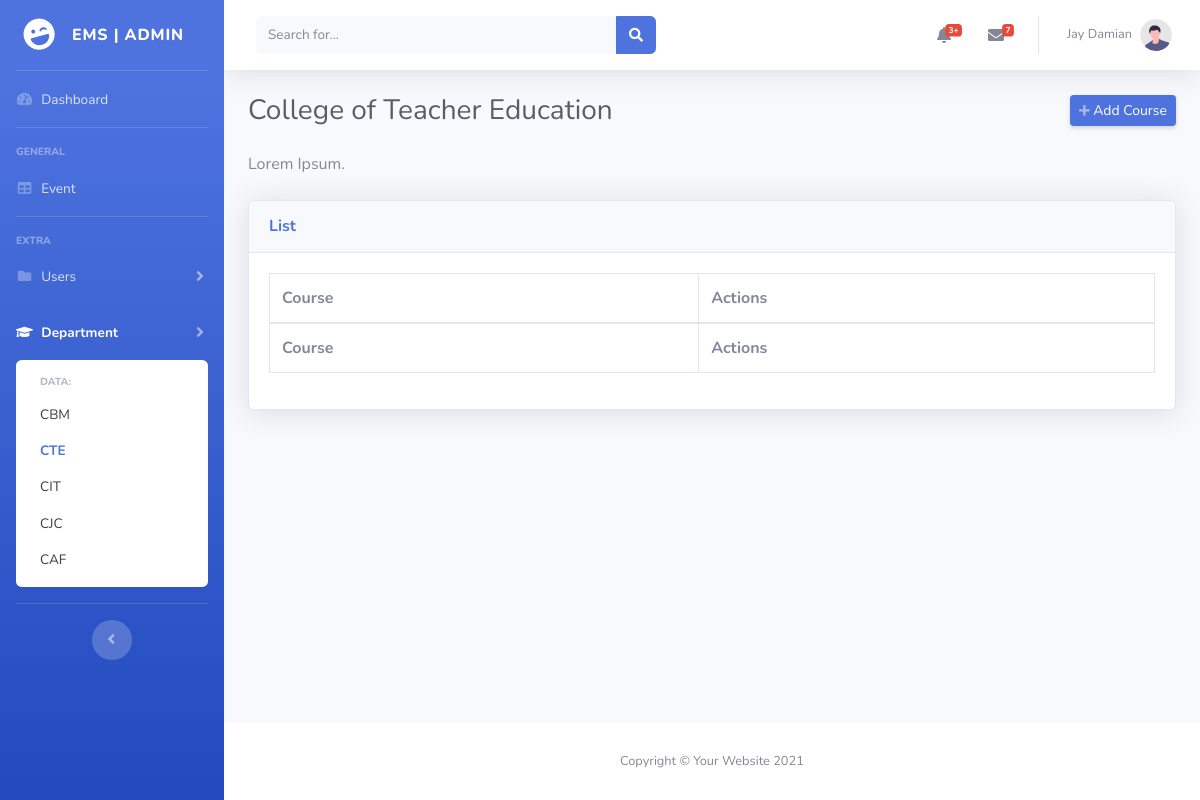
The app's page /admin/cte.php?department=2 (signed in), older data.
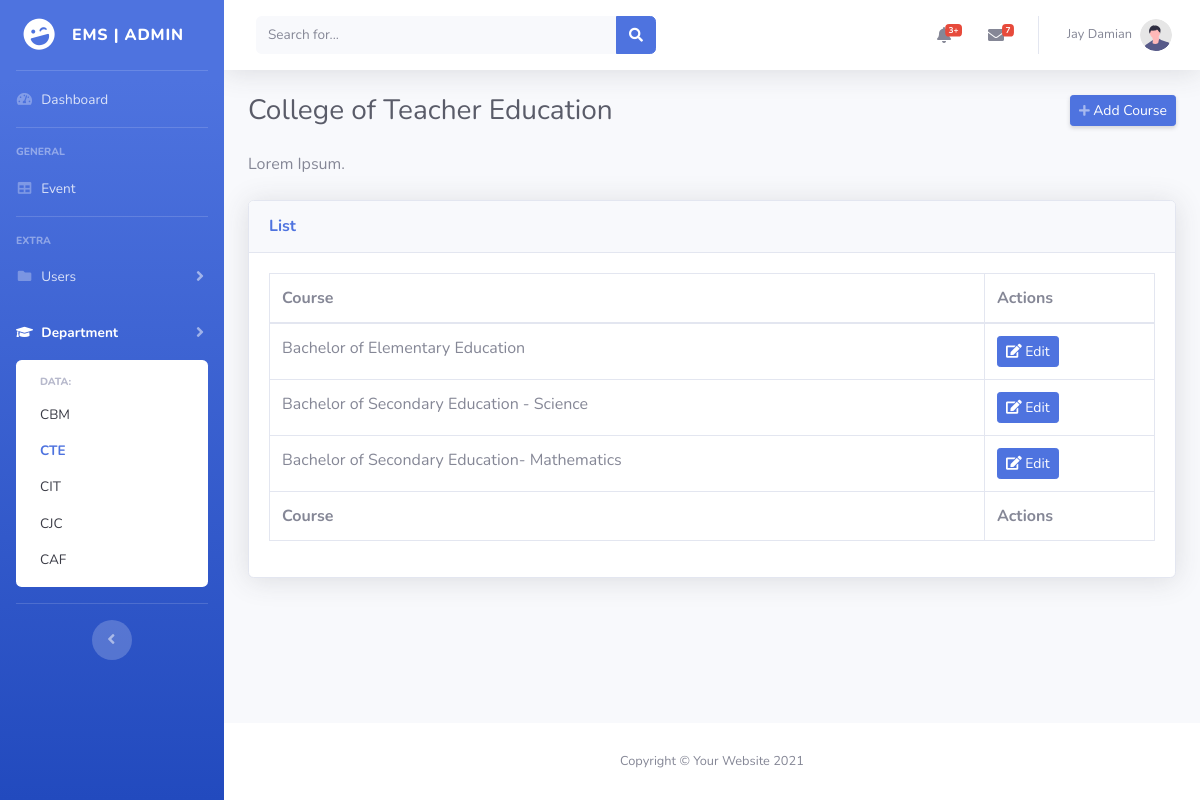
The same page, newer data.
### tables this page shows
CREATE TABLE `tbl_department` (
  `id` int(11) NOT NULL,
  `department_code` varchar(200) NOT NULL,
  `department_name` varchar(200) NOT NULL
);

CREATE TABLE `tbl_users` (
  `user_id` int(11) NOT NULL,
  `id_number` varchar(50) NOT NULL,
  `firstname` varchar(200) NOT NULL,
  `middlename` varchar(200) NOT NULL,
  `lastname` varchar(200) NOT NULL,
  `email` varchar(200) NOT NULL,
  `mobile_number` varchar(50) NOT NULL,
  `role` varchar(50) NOT NULL,
  `username` varchar(200) NOT NULL,
  `password` varchar(200) NOT NULL
);

CREATE TABLE `tbl_course` (
  `id` int(11) NOT NULL,
  `course` varchar(200) DEFAULT NULL,
  `dept_id` int(11) DEFAULT NULL
);

### include/DbConnection.php (called while the page is built, shortened)
<?php
class DbConnection{
    private $host = 'localhost';
    private $username = 'root';
    private $password = '';
    private $database = 'ems';
    protected $connection;
    public function __construct(){
        if (!isset($this->connection)) {
            $this->connection = new mysqli($this->host, $this->username, $this->password, $this->database);
        }
        return $this->connection;
    }
}

### include/FetchUser.php (called while the page is built, shortened)
<?php
include_once('DbConnection.php');
class FetchUser extends DbConnection{
    public function details($sql){
        $query = $this->connection->query($sql);
        $row = $query->fetch_array();
        return $row;
    }
}

### include/FetchDepartment.php (the view, shortened to what this page needs)
<?php
include_once('DbConnection.php');
class FetchDepartment extends DbConnection{
    public function getDepartmentSidebar(){
        $page = substr($_SERVER["SCRIPT_NAME"],strrpos($_SERVER["SCRIPT_NAME"],"/")+1);
        $sql = "SELECT * FROM tbl_department";
        $query = $this->connection->query($sql);
        if($query->num_rows > 0){
            while($row = $query->fetch_assoc()){
                echo '<a class="collapse-item'; if($page == strtolower($row['department_code']).'.php'){echo ' active';} echo '" href='.strtolower($row['department_code']).'.php?department='.$row['id'].'>'.$row['department_code'].'</a> ';
            }
        }
        else{
            return false;
        }
    }
    public function getDepartmentHeading(){
        $dept_id = isset($_GET['department']) ? $_GET['department'] : '';
        $sql = "SELECT * FROM tbl_department WHERE id = '$dept_id'";
        $query = $this->connection->query($sql);
        if($query->num_rows > 0){
            $row = $query->fetch_array();
            echo $row['department_name'];
        }
        else{
            return false;
        }
    }
}

### admin/include/header.php (shortened to what this page needs)
<?php
	if(isset($_SESSION['user_id'])){
		include_once('../include/FetchUser.php');
		$user = new FetchUser();
		$sql = "SELECT * FROM tbl_users WHERE user_id = '".$_SESSION['user_id']."'";
		$row = $user->details($sql);
	}
?>
<!DOCTYPE html>
<html lang="en">
<head>
        <?php
			if (strpos($_SERVER['REQUEST_URI'], "pages") !== false){
		?>
                <link href="../../vendor/fontawesome-free/css/all.min.css" rel="stylesheet" type="text/css">
                <link href="../../css/sb-admin-2.min.css" rel="stylesheet">
                <link href="../css/ems.css" rel="stylesheet">
		<?php
			}
			else{
		?>
                <link href="../vendor/fontawesome-free/css/all.min.css" rel="stylesheet" type="text/css">
                <link href="../css/sb-admin-2.min.css" rel="stylesheet">
				<link href="../vendor/datatables/dataTables.bootstrap4.min.css" rel="stylesheet">
                <link href="../css/ems.css" rel="stylesheet">
				<link rel="stylesheet" href="../css/select2.min.css">
				<link rel="stylesheet" href="../css/select2-bootstrap4.min.css">
		<?php
			}
		?>
</head>
<body class="bg-gradient-primary" id="page-top">

### admin/cte.php (shortened to what this page needs)
<?php
    include_once('../include/FetchCourse.php');
    include_once('include/header.php');
?>
<div id="wrapper">
    <?php include 'include/sidebar.php'; ?>
    <div id="content-wrapper" class="d-flex flex-column">
        <div id="content">
            <?php include 'include/nav.php'; ?>
            <div class="container-fluid">
                <div class="d-sm-flex align-items-center justify-content-between mb-4">
                    <h1 class="h3 mb-0 text-gray-800">
                        <?php
                            $department = new FetchDepartment();
                            $department->getDepartmentHeading();
                        ?>
                    </h1>
                    <a href="#" class="d-none d-sm-inline-block btn btn-sm btn-primary shadow-sm" data-toggle="modal" data-target="#AddCourseModal">
                        <i class="fas fa-plus fa-sm text-white-50"></i> Add Course</a>
                </div>
                <p class="mb-4">Lorem Ipsum.</p>
                <div class="card shadow mb-4">
                    <div class="card-header py-3">
                        <h6 class="m-0 font-weight-bold text-primary">List</h6>
                    </div>
                    <div class="card-body">
                        <div class="table-responsive">
                            <table class="table table-bordered" id="dataTable" width="100%" cellspacing="0">
                                <thead>
                                    <tr>
                                        <th>Course</th>
                                        <th>Actions</th>
                                    </tr>
                                </thead>
                                <tfoot>
                                    <tr>
                                        <th>Course</th>
                                        <th>Actions</th>
                                    </tr>
                                </tfoot>
                                <tbody>
                                <?php
                                    $course = new FetchCourse();
                                    $course->getCourse();
                                ?>
                                </tbody>
                            </table>
                        </div>
                    </div>
                </div>
            </div>
        </div>
        <?php include 'include/footer_admin.php'; ?>
    </div>
</div>
<?php
    include 'include/footer.php';
?>

### admin/include/sidebar.php (shortened to what this page needs)
<?php
    include_once '../include/FetchDepartment.php';
    $page = substr($_SERVER["SCRIPT_NAME"],strrpos($_SERVER["SCRIPT_NAME"],"/")+1);
?>
<ul class="navbar-nav bg-gradient-primary sidebar sidebar-dark accordion" id="accordionSidebar">
    <a class="sidebar-brand d-flex align-items-center justify-content-center" href="home.php">
        <div class="sidebar-brand-icon rotate-n-15">
            <i class="fas fa-laugh-wink"></i>
        </div>
        <div class="sidebar-brand-text mx-3">EMS | Admin </div>
    </a>
    <hr class="sidebar-divider my-0">
    <?php
    if($page == 'home.php'){
    ?>
    <li class="nav-item active">
    <?php
    }
    else{
    ?>
    <li class="nav-item">
    <?php
    }
    ?>
        <a class="nav-link" href="home.php">
            <i class="fas fa-fw fa-tachometer-alt"></i>
            <span>Dashboard</span>
        </a>
    </li>
    <hr class="sidebar-divider">
    <div class="sidebar-heading">
        General
    </div>
    <?php
    if($page == 'event.php' || $page == 'view-event.php' ){
    ?>
    <li class="nav-item active">
    <?php
    }
    else{
    ?>
    <li class="nav-item">
    <?php
    }
    ?>
        <a class="nav-link" href="event.php">
            <i class="fas fa-fw fa-table"></i>
            <span>Event</span></a>
    </li>
    <hr class="sidebar-divider">
    <div class="sidebar-heading">
        Extra
    </div>
    <?php
    if($page == 'student.php' || $page == 'department_head.php' || $page == 'faculty.php'){
    ?>
    <li class="nav-item active">
    <?php
    }
    else{
    ?>
    <li class="nav-item">
    <?php
    }
    ?>
        <a class="nav-link collapsed" href="#" data-toggle="collapse" data-target="#collapsePages"
            aria-expanded="true" aria-controls="collapsePages">
            <i class="fas fa-fw fa-folder"></i>
            <span>Users</span>
        </a>
    </li>
    <?php
    if($page == 'cbm.php' || $page == 'cte.php' || $page == 'cit.php' || $page == 'cjc.php' || $page == 'caf.php'){
    ?>
    <li class="nav-item active">
    <?php
    }
    else{
    ?>
    <li class="nav-item">
    <?php
    }
    ?>
        <a class="nav-link collapsed" href="#" data-toggle="collapse" data-target="#collapsePagesCourse" aria-expanded="true" aria-controls="collapsePages">
            <i class="fas fa-graduation-cap"></i>
            <span>Department</span>
        </a>
        <?php
        if($page == 'cbm.php' || $page == 'cte.php' || $page == 'cit.php' || $page == 'cjc.php' || $page == 'caf.php'){
        ?>
        <div id="collapsePagesCourse" class="collapse show" aria-labelledby="headingThree" data-parent="#accordionSidebar">
        <?php
        }
        else{
        ?>
        <div id="collapsePagesCourse" class="collapse" aria-labelledby="headingThree" data-parent="#accordionSidebar">
        <?php
        }
        ?>
            <div class="bg-white py-2 collapse-inner rounded">
                <h6 class="collapse-header">Data:</h6>
                <?php
                    $department = new FetchDepartment();
                    $department->getDepartmentSidebar();
                ?>
            </div>
        </div>
    </li>
    <hr class="sidebar-divider d-none d-md-block">
    <div class="text-center d-none d-md-inline">
        <button class="rounded-circle border-0" id="sidebarToggle"></button>
    </div>
</ul>

### admin/include/nav.php (shortened to what this page needs)
<nav class="navbar navbar-expand navbar-light bg-white topbar mb-4 static-top shadow">
    <form
        class="d-none d-sm-inline-block form-inline mr-auto ml-md-3 my-2 my-md-0 mw-100 navbar-search">
        <div class="input-group">
            <input type="text" class="form-control bg-light border-0 small" placeholder="Search for..."
                aria-label="Search" aria-describedby="basic-addon2">
            <div class="input-group-append">
                <button class="btn btn-primary" type="button">
                    <i class="fas fa-search fa-sm"></i>
                </button>
            </div>
        </div>
    </form>
    <ul class="navbar-nav ml-auto">
        <li class="nav-item dropdown no-arrow mx-1">
            <a class="nav-link dropdown-toggle" href="#" id="alertsDropdown" role="button"
                data-toggle="dropdown" aria-haspopup="true" aria-expanded="false">
                <i class="fas fa-bell fa-fw"></i>
                <span class="badge badge-danger badge-counter">3+</span>
            </a>
        </li>
        <li class="nav-item dropdown no-arrow mx-1">
            <a class="nav-link dropdown-toggle" href="#" id="messagesDropdown" role="button"
                data-toggle="dropdown" aria-haspopup="true" aria-expanded="false">
                <i class="fas fa-envelope fa-fw"></i>
                <span class="badge badge-danger badge-counter">7</span>
            </a>
        </li>
        <li class="nav-item dropdown no-arrow">
            <a class="nav-link dropdown-toggle" href="#" id="userDropdown" role="button"
                data-toggle="dropdown" aria-haspopup="true" aria-expanded="false">
                <span class="mr-2 d-none d-lg-inline text-gray-600 small"><?php echo $row['firstname'].' '.$row['lastname']; ?></span>
                <img class="img-profile rounded-circle"
                    src="../img/undraw_profile.svg">
            </a>
        </li>
    </ul>
</nav>

### admin/include/footer_admin.php
<footer class="sticky-footer bg-white">
    <div class="container my-auto">
        <div class="copyright text-center my-auto">
            <span>Copyright &copy; Your Website 2021</span>
        </div>
    </div>
</footer>

### admin/include/footer.php (shortened to what this page needs)
    </body>
</html>

### include/FetchCourse.php (shortened to what this page needs)
<?php
include_once('DbConnection.php');
class FetchCourse extends DbConnection{
    public function getCourse(){
        $department = isset($_GET['department']) ? $_GET['department'] : '';
        $sql = "SELECT * FROM tbl_course WHERE dept_id = '$department'";
        $query = $this->connection->query($sql);
        if($query->num_rows > 0){
            while($row = $query->fetch_assoc()){
                echo '<tr>
                        <td>'.$row['course'].'</td>
                        <td><a href="#" class="btn btn-primary btn-sm"><i class="fas fa-edit"></i> Edit</a></td>
                    </tr>';
            }
        }
        else{
            return false;
        }
    }
}

### css/ems.css (style rules this page uses)
.topbar.navbar-light .navbar-nav .nav-item .nav-link { color: #858796; }

Row changes from the older to the newer data that the page shows:
added tbl_course: course "Bachelor of Elementary Education"
added tbl_course: course "Bachelor of Secondary Education - Science"
added tbl_course: course "Bachelor of Secondary Education- Mathematics"
